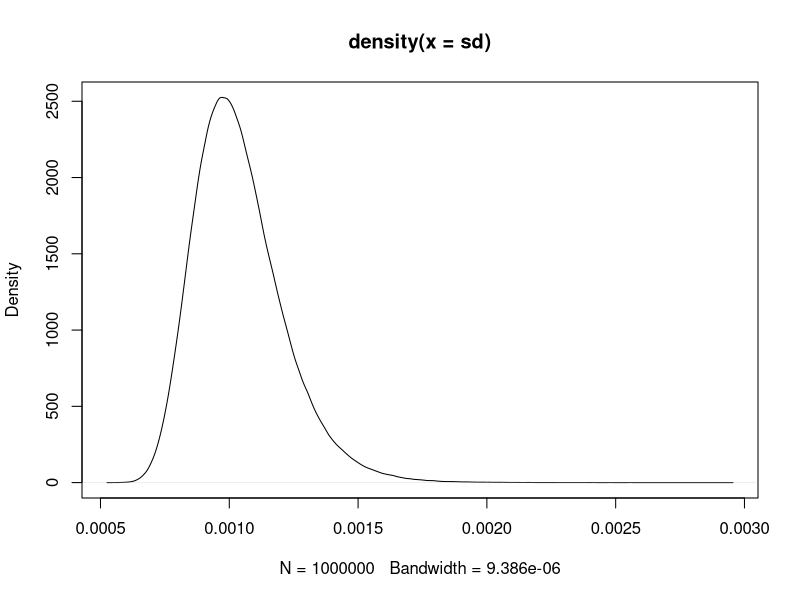
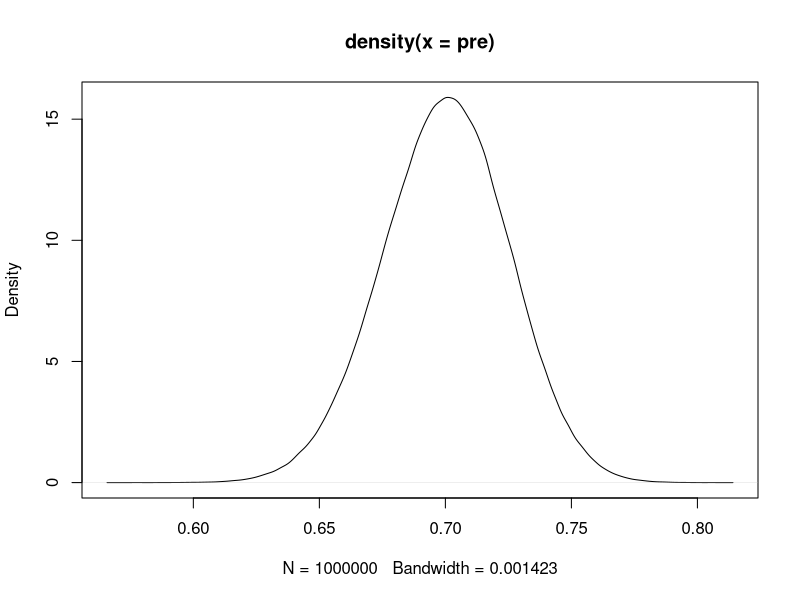
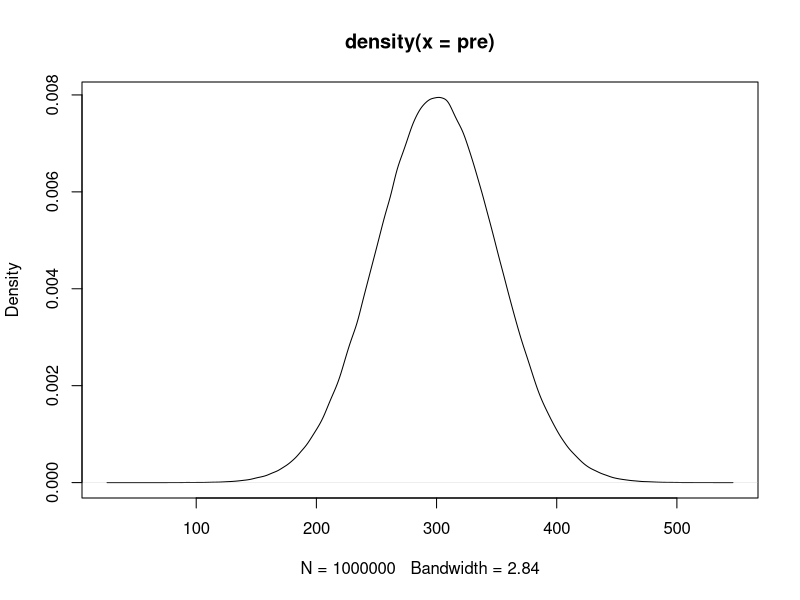

The R script that drew these images, in order:
## For gamma distribution
# plot function - precision instead of sd
pg = function(shp, rt){
  pre = rgamma(1e6, shp, rt)
  sd = sqrt(1/pre)
  plot(density(sd))
}
pg(10, 1e-5)

## For beta distribution
pb = function(shp, rt){
  pre = rbeta(1e6, shp, rt)
  plot(density(pre))
}
pb(0.7 * 100 / 0.3, 100) 

## For normal distribution
pn = function(mean, sd){
  pre = rnorm(1e6, mean, sd)
  plot(density(pre))
}
pn(300, 50)
